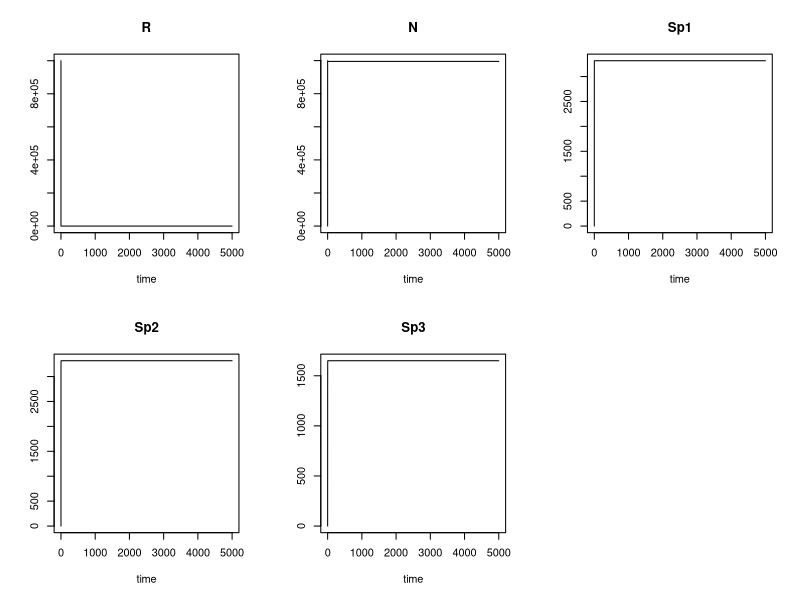

The R script that drew this image:
# In this code I will model a chemostat in which a sporulating bacteria os grown

#Clear environment
rm(list=ls())

#Load necessary library
library(deSolve)
library(ggplot2)

## Model with multi stage sporulation
#Define system of differential equations for resource and bacteria
chemostat <- function(t,current,params){
  with(as.list(c(params,current)), {
    #list the equations for the derivatives of each state variable
    #R is the resource
    dR <- D * (R_in - R) - mu * R * N
    
    #N are the bacteria 
    dN <- mu * R * N - D * N - prob_spor * N + prob_actv * Sp3
    
    # Sporulation takes 3 time steps. modeled as 3 population maturig through the process
    dSp1 <- prob_spor * N - Sp1 - D*Sp1
    
    dSp2 <- Sp1 - Sp2 - D*Sp2
    
    dSp3 <- Sp2 - prob_actv * Sp3 - D*Sp3
    

    results <- c(dR, dN, dSp1, dSp1, dSp3)
    return (list(results))
  })
}



###define parameters
# resource in inflow
R_in <- 1e6
#dilution rate
D <- 2
# growth rate
mu <- 2
# probaility of sporulation
prob_spor <- 0.01
#probability of reactivation of spores
prob_actv <- 0.01

# all parameters together
params <- c(R_in, D, mu, prob_spor, prob_actv)

#declare initial conditions for state variables
current0 <- c(R = R_in, N = 100, Sp1=0, Sp2=0, Sp3=0)

#define the time to run model
t <- seq (0, 5000, by=0.1)

#solve the model and save the output
out <- lsoda(current0, t, chemostat, params)

plot (out)
